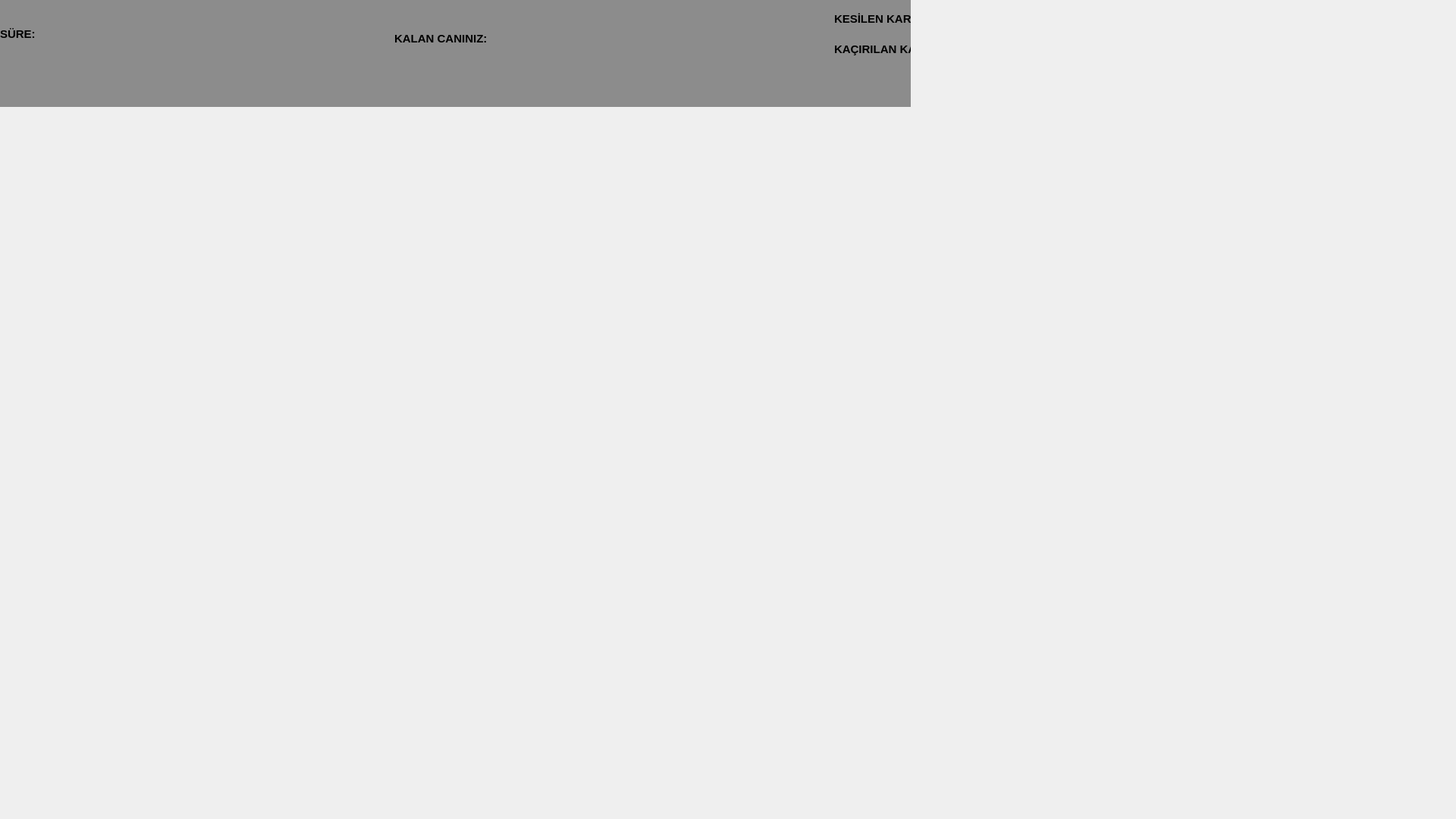
<?xml version="1.0" encoding="UTF-8"?>
<ui version="4.0">
 <class>Dialog</class>
 <widget class="QDialog" name="Dialog">
  <property name="geometry">
   <rect>
    <x>0</x>
    <y>0</y>
    <width>1920</width>
    <height>1080</height>
   </rect>
  </property>
  <property name="windowTitle">
   <string>Dialog</string>
  </property>
  <widget class="QWidget" name="widget" native="true">
   <property name="geometry">
    <rect>
     <x>-60</x>
     <y>0</y>
     <width>1261</width>
     <height>141</height>
    </rect>
   </property>
   <property name="styleSheet">
    <string notr="true">background-color: rgb(81, 27, 81);
background-color: rgb(140, 140, 140);</string>
   </property>
   <widget class="QWidget" name="layoutWidget">
    <property name="geometry">
     <rect>
      <x>1160</x>
      <y>50</y>
      <width>258</width>
      <height>29</height>
     </rect>
    </property>
    <layout class="QHBoxLayout" name="horizontalLayout">
     <item>
      <widget class="QLabel" name="label_3">
       <property name="palette">
        <palette>
         <active>
          <colorrole role="WindowText">
           <brush brushstyle="SolidPattern">
            <color alpha="255">
             <red>0</red>
             <green>0</green>
             <blue>0</blue>
            </color>
           </brush>
          </colorrole>
          <colorrole role="Button">
           <brush brushstyle="SolidPattern">
            <color alpha="255">
             <red>140</red>
             <green>140</green>
             <blue>140</blue>
            </color>
           </brush>
          </colorrole>
          <colorrole role="Base">
           <brush brushstyle="SolidPattern">
            <color alpha="255">
             <red>140</red>
             <green>140</green>
             <blue>140</blue>
            </color>
           </brush>
          </colorrole>
          <colorrole role="Window">
           <brush brushstyle="SolidPattern">
            <color alpha="255">
             <red>140</red>
             <green>140</green>
             <blue>140</blue>
            </color>
           </brush>
          </colorrole>
         </active>
         <inactive>
          <colorrole role="WindowText">
           <brush brushstyle="SolidPattern">
            <color alpha="255">
             <red>0</red>
             <green>0</green>
             <blue>0</blue>
            </color>
           </brush>
          </colorrole>
          <colorrole role="Button">
           <brush brushstyle="SolidPattern">
            <color alpha="255">
             <red>140</red>
             <green>140</green>
             <blue>140</blue>
            </color>
           </brush>
          </colorrole>
          <colorrole role="Base">
           <brush brushstyle="SolidPattern">
            <color alpha="255">
             <red>140</red>
             <green>140</green>
             <blue>140</blue>
            </color>
           </brush>
          </colorrole>
          <colorrole role="Window">
           <brush brushstyle="SolidPattern">
            <color alpha="255">
             <red>140</red>
             <green>140</green>
             <blue>140</blue>
            </color>
           </brush>
          </colorrole>
         </inactive>
         <disabled>
          <colorrole role="Button">
           <brush brushstyle="SolidPattern">
            <color alpha="255">
             <red>140</red>
             <green>140</green>
             <blue>140</blue>
            </color>
           </brush>
          </colorrole>
          <colorrole role="Base">
           <brush brushstyle="SolidPattern">
            <color alpha="255">
             <red>140</red>
             <green>140</green>
             <blue>140</blue>
            </color>
           </brush>
          </colorrole>
          <colorrole role="Window">
           <brush brushstyle="SolidPattern">
            <color alpha="255">
             <red>140</red>
             <green>140</green>
             <blue>140</blue>
            </color>
           </brush>
          </colorrole>
         </disabled>
        </palette>
       </property>
       <property name="font">
        <font>
         <pointsize>11</pointsize>
         <bold>true</bold>
        </font>
       </property>
       <property name="text">
        <string>KAÇIRILAN KARPUZ SAYISI:</string>
       </property>
      </widget>
     </item>
     <item>
      <widget class="QLabel" name="lbl_kacirilan">
       <property name="palette">
        <palette>
         <active>
          <colorrole role="WindowText">
           <brush brushstyle="SolidPattern">
            <color alpha="255">
             <red>255</red>
             <green>0</green>
             <blue>0</blue>
            </color>
           </brush>
          </colorrole>
          <colorrole role="Button">
           <brush brushstyle="SolidPattern">
            <color alpha="255">
             <red>140</red>
             <green>140</green>
             <blue>140</blue>
            </color>
           </brush>
          </colorrole>
          <colorrole role="Base">
           <brush brushstyle="SolidPattern">
            <color alpha="255">
             <red>140</red>
             <green>140</green>
             <blue>140</blue>
            </color>
           </brush>
          </colorrole>
          <colorrole role="Window">
           <brush brushstyle="SolidPattern">
            <color alpha="255">
             <red>140</red>
             <green>140</green>
             <blue>140</blue>
            </color>
           </brush>
          </colorrole>
         </active>
         <inactive>
          <colorrole role="WindowText">
           <brush brushstyle="SolidPattern">
            <color alpha="255">
             <red>255</red>
             <green>0</green>
             <blue>0</blue>
            </color>
           </brush>
          </colorrole>
          <colorrole role="Button">
           <brush brushstyle="SolidPattern">
            <color alpha="255">
             <red>140</red>
             <green>140</green>
             <blue>140</blue>
            </color>
           </brush>
          </colorrole>
          <colorrole role="Base">
           <brush brushstyle="SolidPattern">
            <color alpha="255">
             <red>140</red>
             <green>140</green>
             <blue>140</blue>
            </color>
           </brush>
          </colorrole>
          <colorrole role="Window">
           <brush brushstyle="SolidPattern">
            <color alpha="255">
             <red>140</red>
             <green>140</green>
             <blue>140</blue>
            </color>
           </brush>
          </colorrole>
         </inactive>
         <disabled>
          <colorrole role="Button">
           <brush brushstyle="SolidPattern">
            <color alpha="255">
             <red>140</red>
             <green>140</green>
             <blue>140</blue>
            </color>
           </brush>
          </colorrole>
          <colorrole role="Base">
           <brush brushstyle="SolidPattern">
            <color alpha="255">
             <red>140</red>
             <green>140</green>
             <blue>140</blue>
            </color>
           </brush>
          </colorrole>
          <colorrole role="Window">
           <brush brushstyle="SolidPattern">
            <color alpha="255">
             <red>140</red>
             <green>140</green>
             <blue>140</blue>
            </color>
           </brush>
          </colorrole>
         </disabled>
        </palette>
       </property>
       <property name="font">
        <font>
         <pointsize>12</pointsize>
         <bold>true</bold>
        </font>
       </property>
       <property name="text">
        <string/>
       </property>
      </widget>
     </item>
    </layout>
   </widget>
   <widget class="QWidget" name="layoutWidget">
    <property name="geometry">
     <rect>
      <x>1160</x>
      <y>10</y>
      <width>233</width>
      <height>29</height>
     </rect>
    </property>
    <layout class="QHBoxLayout" name="horizontalLayout_2">
     <item>
      <widget class="QLabel" name="label_2">
       <property name="palette">
        <palette>
         <active>
          <colorrole role="WindowText">
           <brush brushstyle="SolidPattern">
            <color alpha="255">
             <red>0</red>
             <green>0</green>
             <blue>0</blue>
            </color>
           </brush>
          </colorrole>
          <colorrole role="Button">
           <brush brushstyle="SolidPattern">
            <color alpha="255">
             <red>140</red>
             <green>140</green>
             <blue>140</blue>
            </color>
           </brush>
          </colorrole>
          <colorrole role="Base">
           <brush brushstyle="SolidPattern">
            <color alpha="255">
             <red>140</red>
             <green>140</green>
             <blue>140</blue>
            </color>
           </brush>
          </colorrole>
          <colorrole role="Window">
           <brush brushstyle="SolidPattern">
            <color alpha="255">
             <red>140</red>
             <green>140</green>
             <blue>140</blue>
            </color>
           </brush>
          </colorrole>
         </active>
         <inactive>
          <colorrole role="WindowText">
           <brush brushstyle="SolidPattern">
            <color alpha="255">
             <red>0</red>
             <green>0</green>
             <blue>0</blue>
            </color>
           </brush>
          </colorrole>
          <colorrole role="Button">
           <brush brushstyle="SolidPattern">
            <color alpha="255">
             <red>140</red>
             <green>140</green>
             <blue>140</blue>
            </color>
           </brush>
          </colorrole>
          <colorrole role="Base">
           <brush brushstyle="SolidPattern">
            <color alpha="255">
             <red>140</red>
             <green>140</green>
             <blue>140</blue>
            </color>
           </brush>
          </colorrole>
          <colorrole role="Window">
           <brush brushstyle="SolidPattern">
            <color alpha="255">
             <red>140</red>
             <green>140</green>
             <blue>140</blue>
            </color>
           </brush>
          </colorrole>
         </inactive>
         <disabled>
          <colorrole role="Button">
           <brush brushstyle="SolidPattern">
            <color alpha="255">
             <red>140</red>
             <green>140</green>
             <blue>140</blue>
            </color>
           </brush>
          </colorrole>
          <colorrole role="Base">
           <brush brushstyle="SolidPattern">
            <color alpha="255">
             <red>140</red>
             <green>140</green>
             <blue>140</blue>
            </color>
           </brush>
          </colorrole>
          <colorrole role="Window">
           <brush brushstyle="SolidPattern">
            <color alpha="255">
             <red>140</red>
             <green>140</green>
             <blue>140</blue>
            </color>
           </brush>
          </colorrole>
         </disabled>
        </palette>
       </property>
       <property name="font">
        <font>
         <pointsize>11</pointsize>
         <bold>true</bold>
        </font>
       </property>
       <property name="text">
        <string>KESİLEN KARPUZ SAYISI:</string>
       </property>
      </widget>
     </item>
     <item>
      <widget class="QLabel" name="lbl_kesilen">
       <property name="palette">
        <palette>
         <active>
          <colorrole role="WindowText">
           <brush brushstyle="SolidPattern">
            <color alpha="255">
             <red>0</red>
             <green>255</green>
             <blue>0</blue>
            </color>
           </brush>
          </colorrole>
          <colorrole role="Button">
           <brush brushstyle="SolidPattern">
            <color alpha="255">
             <red>140</red>
             <green>140</green>
             <blue>140</blue>
            </color>
           </brush>
          </colorrole>
          <colorrole role="Base">
           <brush brushstyle="SolidPattern">
            <color alpha="255">
             <red>140</red>
             <green>140</green>
             <blue>140</blue>
            </color>
           </brush>
          </colorrole>
          <colorrole role="Window">
           <brush brushstyle="SolidPattern">
            <color alpha="255">
             <red>140</red>
             <green>140</green>
             <blue>140</blue>
            </color>
           </brush>
          </colorrole>
         </active>
         <inactive>
          <colorrole role="WindowText">
           <brush brushstyle="SolidPattern">
            <color alpha="255">
             <red>0</red>
             <green>255</green>
             <blue>0</blue>
            </color>
           </brush>
          </colorrole>
          <colorrole role="Button">
           <brush brushstyle="SolidPattern">
            <color alpha="255">
             <red>140</red>
             <green>140</green>
             <blue>140</blue>
            </color>
           </brush>
          </colorrole>
          <colorrole role="Base">
           <brush brushstyle="SolidPattern">
            <color alpha="255">
             <red>140</red>
             <green>140</green>
             <blue>140</blue>
            </color>
           </brush>
          </colorrole>
          <colorrole role="Window">
           <brush brushstyle="SolidPattern">
            <color alpha="255">
             <red>140</red>
             <green>140</green>
             <blue>140</blue>
            </color>
           </brush>
          </colorrole>
         </inactive>
         <disabled>
          <colorrole role="Button">
           <brush brushstyle="SolidPattern">
            <color alpha="255">
             <red>140</red>
             <green>140</green>
             <blue>140</blue>
            </color>
           </brush>
          </colorrole>
          <colorrole role="Base">
           <brush brushstyle="SolidPattern">
            <color alpha="255">
             <red>140</red>
             <green>140</green>
             <blue>140</blue>
            </color>
           </brush>
          </colorrole>
          <colorrole role="Window">
           <brush brushstyle="SolidPattern">
            <color alpha="255">
             <red>140</red>
             <green>140</green>
             <blue>140</blue>
            </color>
           </brush>
          </colorrole>
         </disabled>
        </palette>
       </property>
       <property name="font">
        <font>
         <pointsize>12</pointsize>
         <bold>true</bold>
        </font>
       </property>
       <property name="text">
        <string/>
       </property>
      </widget>
     </item>
    </layout>
   </widget>
   <widget class="QWidget" name="layoutWidget">
    <property name="geometry">
     <rect>
      <x>60</x>
      <y>30</y>
      <width>70</width>
      <height>29</height>
     </rect>
    </property>
    <layout class="QHBoxLayout" name="horizontalLayout_3">
     <item>
      <widget class="QLabel" name="label">
       <property name="palette">
        <palette>
         <active>
          <colorrole role="WindowText">
           <brush brushstyle="SolidPattern">
            <color alpha="255">
             <red>0</red>
             <green>0</green>
             <blue>0</blue>
            </color>
           </brush>
          </colorrole>
          <colorrole role="Button">
           <brush brushstyle="SolidPattern">
            <color alpha="255">
             <red>140</red>
             <green>140</green>
             <blue>140</blue>
            </color>
           </brush>
          </colorrole>
          <colorrole role="Base">
           <brush brushstyle="SolidPattern">
            <color alpha="255">
             <red>140</red>
             <green>140</green>
             <blue>140</blue>
            </color>
           </brush>
          </colorrole>
          <colorrole role="Window">
           <brush brushstyle="SolidPattern">
            <color alpha="255">
             <red>140</red>
             <green>140</green>
             <blue>140</blue>
            </color>
           </brush>
          </colorrole>
         </active>
         <inactive>
          <colorrole role="WindowText">
           <brush brushstyle="SolidPattern">
            <color alpha="255">
             <red>0</red>
             <green>0</green>
             <blue>0</blue>
            </color>
           </brush>
          </colorrole>
          <colorrole role="Button">
           <brush brushstyle="SolidPattern">
            <color alpha="255">
             <red>140</red>
             <green>140</green>
             <blue>140</blue>
            </color>
           </brush>
          </colorrole>
          <colorrole role="Base">
           <brush brushstyle="SolidPattern">
            <color alpha="255">
             <red>140</red>
             <green>140</green>
             <blue>140</blue>
            </color>
           </brush>
          </colorrole>
          <colorrole role="Window">
           <brush brushstyle="SolidPattern">
            <color alpha="255">
             <red>140</red>
             <green>140</green>
             <blue>140</blue>
            </color>
           </brush>
          </colorrole>
         </inactive>
         <disabled>
          <colorrole role="Button">
           <brush brushstyle="SolidPattern">
            <color alpha="255">
             <red>140</red>
             <green>140</green>
             <blue>140</blue>
            </color>
           </brush>
          </colorrole>
          <colorrole role="Base">
           <brush brushstyle="SolidPattern">
            <color alpha="255">
             <red>140</red>
             <green>140</green>
             <blue>140</blue>
            </color>
           </brush>
          </colorrole>
          <colorrole role="Window">
           <brush brushstyle="SolidPattern">
            <color alpha="255">
             <red>140</red>
             <green>140</green>
             <blue>140</blue>
            </color>
           </brush>
          </colorrole>
         </disabled>
        </palette>
       </property>
       <property name="font">
        <font>
         <pointsize>11</pointsize>
         <bold>true</bold>
        </font>
       </property>
       <property name="text">
        <string>SÜRE:</string>
       </property>
      </widget>
     </item>
     <item>
      <widget class="QLabel" name="lbl_sure">
       <property name="palette">
        <palette>
         <active>
          <colorrole role="WindowText">
           <brush brushstyle="SolidPattern">
            <color alpha="255">
             <red>0</red>
             <green>0</green>
             <blue>255</blue>
            </color>
           </brush>
          </colorrole>
          <colorrole role="Button">
           <brush brushstyle="SolidPattern">
            <color alpha="255">
             <red>140</red>
             <green>140</green>
             <blue>140</blue>
            </color>
           </brush>
          </colorrole>
          <colorrole role="Base">
           <brush brushstyle="SolidPattern">
            <color alpha="255">
             <red>140</red>
             <green>140</green>
             <blue>140</blue>
            </color>
           </brush>
          </colorrole>
          <colorrole role="Window">
           <brush brushstyle="SolidPattern">
            <color alpha="255">
             <red>140</red>
             <green>140</green>
             <blue>140</blue>
            </color>
           </brush>
          </colorrole>
         </active>
         <inactive>
          <colorrole role="WindowText">
           <brush brushstyle="SolidPattern">
            <color alpha="255">
             <red>0</red>
             <green>0</green>
             <blue>255</blue>
            </color>
           </brush>
          </colorrole>
          <colorrole role="Button">
           <brush brushstyle="SolidPattern">
            <color alpha="255">
             <red>140</red>
             <green>140</green>
             <blue>140</blue>
            </color>
           </brush>
          </colorrole>
          <colorrole role="Base">
           <brush brushstyle="SolidPattern">
            <color alpha="255">
             <red>140</red>
             <green>140</green>
             <blue>140</blue>
            </color>
           </brush>
          </colorrole>
          <colorrole role="Window">
           <brush brushstyle="SolidPattern">
            <color alpha="255">
             <red>140</red>
             <green>140</green>
             <blue>140</blue>
            </color>
           </brush>
          </colorrole>
         </inactive>
         <disabled>
          <colorrole role="Button">
           <brush brushstyle="SolidPattern">
            <color alpha="255">
             <red>140</red>
             <green>140</green>
             <blue>140</blue>
            </color>
           </brush>
          </colorrole>
          <colorrole role="Base">
           <brush brushstyle="SolidPattern">
            <color alpha="255">
             <red>140</red>
             <green>140</green>
             <blue>140</blue>
            </color>
           </brush>
          </colorrole>
          <colorrole role="Window">
           <brush brushstyle="SolidPattern">
            <color alpha="255">
             <red>140</red>
             <green>140</green>
             <blue>140</blue>
            </color>
           </brush>
          </colorrole>
         </disabled>
        </palette>
       </property>
       <property name="font">
        <font>
         <pointsize>12</pointsize>
         <bold>true</bold>
        </font>
       </property>
       <property name="text">
        <string/>
       </property>
      </widget>
     </item>
    </layout>
   </widget>
   <widget class="QWidget" name="">
    <property name="geometry">
     <rect>
      <x>580</x>
      <y>30</y>
      <width>281</width>
      <height>41</height>
     </rect>
    </property>
    <layout class="QHBoxLayout" name="horizontalLayout_4">
     <item>
      <widget class="QLabel" name="label_4">
       <property name="palette">
        <palette>
         <active>
          <colorrole role="WindowText">
           <brush brushstyle="SolidPattern">
            <color alpha="255">
             <red>0</red>
             <green>0</green>
             <blue>0</blue>
            </color>
           </brush>
          </colorrole>
          <colorrole role="Button">
           <brush brushstyle="SolidPattern">
            <color alpha="255">
             <red>140</red>
             <green>140</green>
             <blue>140</blue>
            </color>
           </brush>
          </colorrole>
          <colorrole role="Base">
           <brush brushstyle="SolidPattern">
            <color alpha="255">
             <red>140</red>
             <green>140</green>
             <blue>140</blue>
            </color>
           </brush>
          </colorrole>
          <colorrole role="Window">
           <brush brushstyle="SolidPattern">
            <color alpha="255">
             <red>140</red>
             <green>140</green>
             <blue>140</blue>
            </color>
           </brush>
          </colorrole>
         </active>
         <inactive>
          <colorrole role="WindowText">
           <brush brushstyle="SolidPattern">
            <color alpha="255">
             <red>0</red>
             <green>0</green>
             <blue>0</blue>
            </color>
           </brush>
          </colorrole>
          <colorrole role="Button">
           <brush brushstyle="SolidPattern">
            <color alpha="255">
             <red>140</red>
             <green>140</green>
             <blue>140</blue>
            </color>
           </brush>
          </colorrole>
          <colorrole role="Base">
           <brush brushstyle="SolidPattern">
            <color alpha="255">
             <red>140</red>
             <green>140</green>
             <blue>140</blue>
            </color>
           </brush>
          </colorrole>
          <colorrole role="Window">
           <brush brushstyle="SolidPattern">
            <color alpha="255">
             <red>140</red>
             <green>140</green>
             <blue>140</blue>
            </color>
           </brush>
          </colorrole>
         </inactive>
         <disabled>
          <colorrole role="Button">
           <brush brushstyle="SolidPattern">
            <color alpha="255">
             <red>140</red>
             <green>140</green>
             <blue>140</blue>
            </color>
           </brush>
          </colorrole>
          <colorrole role="Base">
           <brush brushstyle="SolidPattern">
            <color alpha="255">
             <red>140</red>
             <green>140</green>
             <blue>140</blue>
            </color>
           </brush>
          </colorrole>
          <colorrole role="Window">
           <brush brushstyle="SolidPattern">
            <color alpha="255">
             <red>140</red>
             <green>140</green>
             <blue>140</blue>
            </color>
           </brush>
          </colorrole>
         </disabled>
        </palette>
       </property>
       <property name="font">
        <font>
         <pointsize>11</pointsize>
         <bold>true</bold>
        </font>
       </property>
       <property name="text">
        <string>KALAN CANINIZ:</string>
       </property>
      </widget>
     </item>
     <item>
      <widget class="QLabel" name="lbl_can">
       <property name="font">
        <font>
         <pointsize>12</pointsize>
        </font>
       </property>
       <property name="text">
        <string/>
       </property>
      </widget>
     </item>
    </layout>
   </widget>
  </widget>
  <widget class="QWidget" name="widget_2" native="true">
   <property name="geometry">
    <rect>
     <x>-20</x>
     <y>110</y>
     <width>1301</width>
     <height>791</height>
    </rect>
   </property>
   <property name="styleSheet">
    <string notr="true">background-image: url(:/resim/images/back.jpg);</string>
   </property>
  </widget>
 </widget>
 <resources/>
 <connections/>
</ui>
